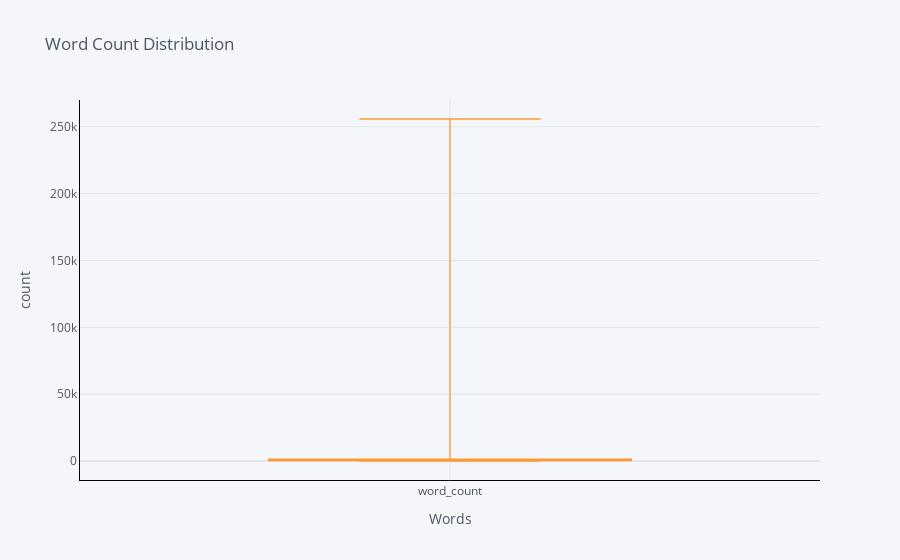

This figure's notebook cell:
### Code cell
validate_df['word_count'].iplot(
    kind='box',
    xTitle='Words',
    linecolor='black',
    yTitle='count',
    title='Word Count Distribution')

### Figure 1 — Plotly figure (JSON) as saved in the notebook; plotly's stock layout.template omitted (floating-point values rounded to 4 significant figures; data arrays with more than 128 entries replaced by an {"elided": "..."} marker saying what was removed)
{"data": [{"boxpoints": false, "line": {"width": 1.3}, "marker": {"color": "rgba(255, 153, 51, 1.0)"}, "name": "word_count", "orientation": "v", "type": "box", "y": {"elided": "1734 int values"}}], "layout": {"legend": {"bgcolor": "#F5F6F9", "font": {"color": "#4D5663"}}, "paper_bgcolor": "#F5F6F9", "plot_bgcolor": "#F5F6F9", "title": {"font": {"color": "#4D5663"}, "text": "Word Count Distribution"}, "xaxis": {"gridcolor": "#E1E5ED", "linecolor": "black", "showgrid": true, "tickfont": {"color": "#4D5663"}, "title": {"font": {"color": "#4D5663"}, "text": "Words"}, "zerolinecolor": "#E1E5ED"}, "yaxis": {"gridcolor": "#E1E5ED", "linecolor": "black", "showgrid": true, "tickfont": {"color": "#4D5663"}, "title": {"font": {"color": "#4D5663"}, "text": "count"}, "zerolinecolor": "#E1E5ED"}}}
